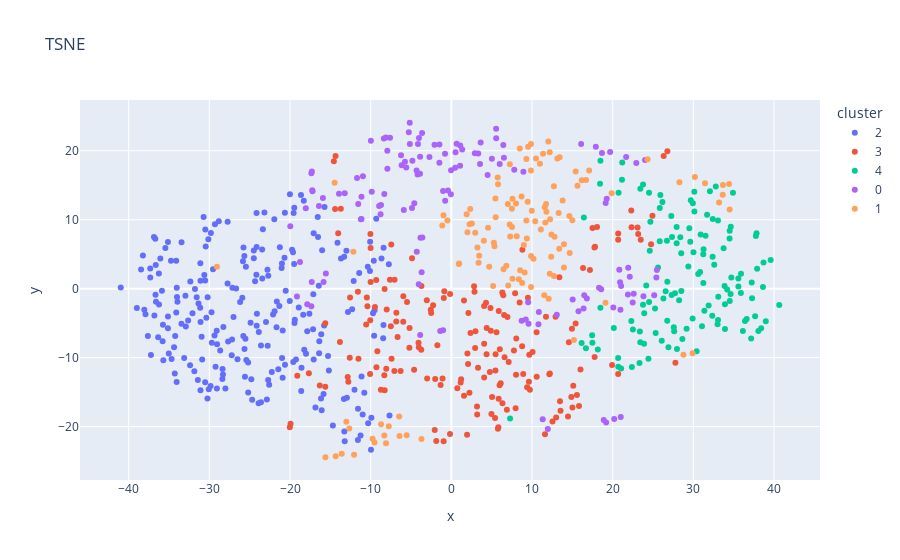
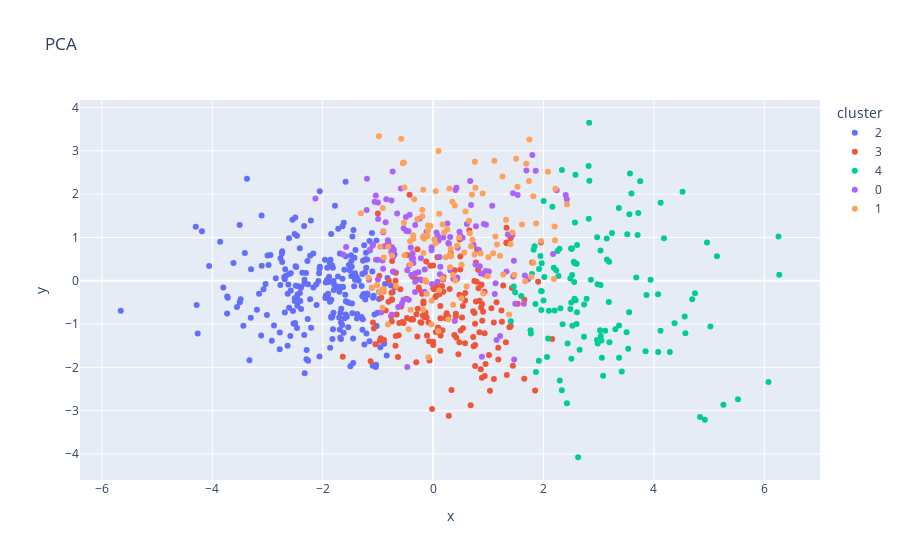

These figures' notebook cell, in order:
### Code cell
plots.Cluster_plot(standard_X , features , 'Cluster')
